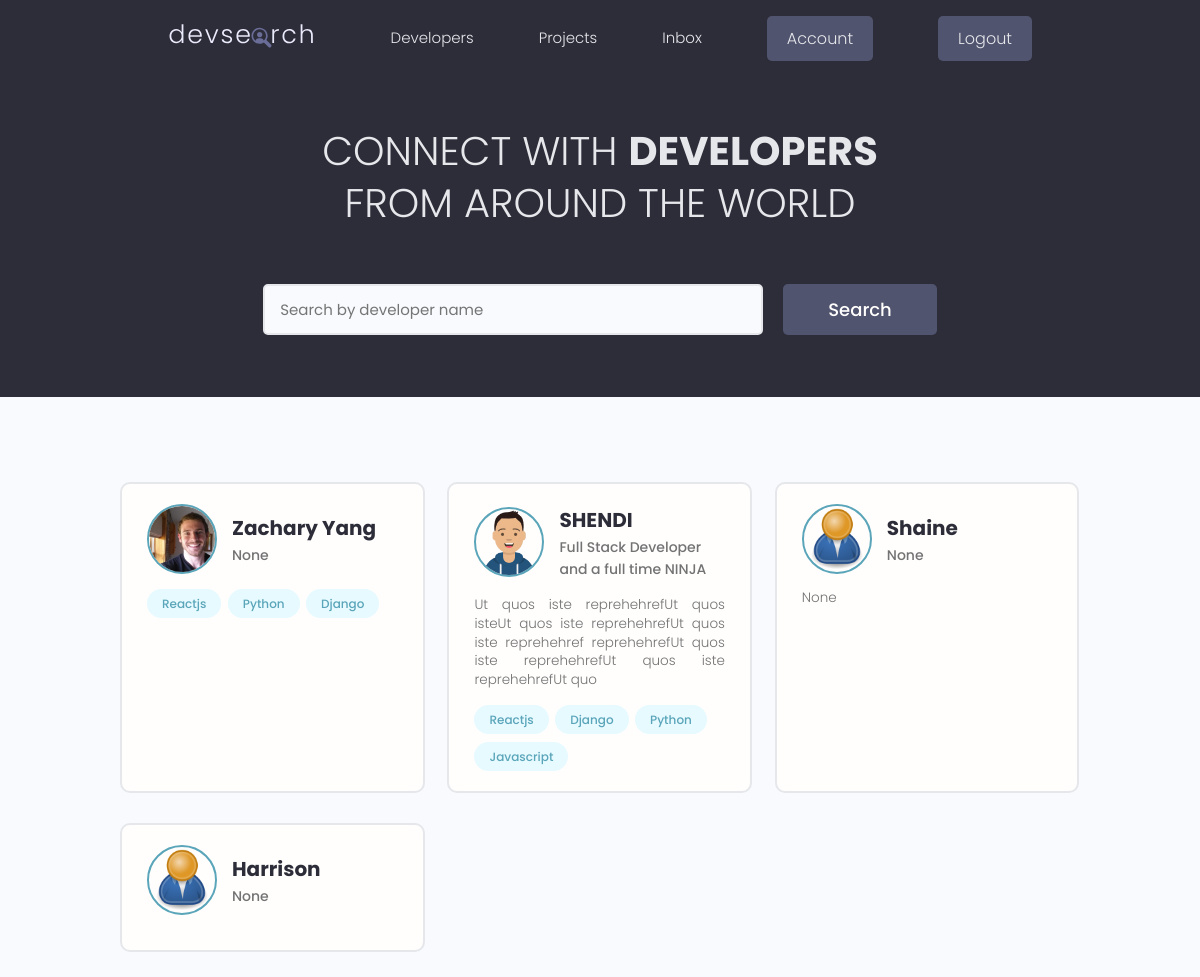
Screenshot of / (signed in) with the database file from the repository.
### users/models.py (models this page shows, shortened)
class Profile(models.Model):
    user = models.OneToOneField(User, on_delete=models.CASCADE)
    name = models.CharField(max_length=200, blank=True, null=True)
    email = models.EmailField(max_length=500, blank=True, null=True)
    username = models.CharField(max_length=200, blank=True, null=True)
    location = models.CharField(max_length=200, blank=True, null=True)
    short_intro = models.CharField(max_length=200, blank=True, null=True)
    bio = models.TextField(blank=True, null=True)
    profile_image = models.ImageField(
        null=True, blank=True, upload_to='profiles/', default='profiles/user-default.png')
    social_github = models.CharField(max_length=255, null=True, blank=True)
    social_twitter = models.CharField(max_length=255, null=True, blank=True)
    social_linkedin = models.CharField(max_length=255, null=True, blank=True)
    social_youtube = models.CharField(max_length=255, null=True, blank=True)
    social_website = models.CharField(max_length=255, null=True, blank=True)
    created = models.DateTimeField(auto_now_add=True)
    id = models.UUIDField(default=uuid.uuid4, unique=True,
                          primary_key=True, editable=False)

class Skill(models.Model):
    owner = models.ForeignKey(
        Profile, on_delete=models.CASCADE, blank=True, null=True)
    name = models.CharField(max_length=200, blank=True, null=True)
    description = models.TextField(blank=True, null=True)
    created = models.DateTimeField(auto_now_add=True)
    id = models.UUIDField(default=uuid.uuid4, unique=True,
                          primary_key=True, editable=False)
    def __str__(self):
        return str(self.name)

### users/views.py (the view)
# urls.py: path('', views.profiles, name='profiles'),
def profiles(request):
    profiles = Profile.objects.all()
    context = {'profiles': profiles}
    return render(request, 'users/profiles.html', context)

### users/templates/users/profiles.html (shortened to what this page needs)
{% extends 'main.html' %} {% load static %} {% block content %}
<main class="home">
  <section class="hero-section text-center">
    <div class="container container--narrow">
      <div class="hero-section__box">
        <h2>CONNECT WITH <span>DEVELOPERS</span></h2>
        <h2>FROM AROUND THE WORLD</h2>
      </div>
      <div class="hero-section__search">
        <form class="form" method="get">
          <div class="form__field">
            <input
              class="input input--text"
              id="formInput#search"
              type="text"
              name="search_query"
              value= "{{search_query}}"
              placeholder="Search by developer name"
            />
          </div>
          <input class="btn btn--sub btn--lg" type="submit" value="Search" />
        </form>
      </div>
    </div>
  </section>
  <section class="devlist">
    <div class="container">
      <div class="grid grid--three">
        {% for profile in profiles %}
        <div class="column card">
          <div class="dev">
            <a href="{% url 'profile' profile.id %}" class="card__body">
              <div class="dev__profile">
                <img
                  class="avatar avatar--md"
                  src="{{profile.profile_image.url}}"
                  alt="image"
                />
                <div class="dev__meta">
                  <h3>{{profile.name}}</h3>
                  <h5>{{profile.short_intro|slice:"60"}}</h5>
                </div>
              </div>
              <p class="dev__info">{{profile.bio|slice:"150"}}</p>
              <div class="dev__skills">
                {% for skill in profile.skill_set.all %}
                <span class="tag tag--pill tag--main">
                  <small>{{skill}}</small>
                </span>
                {% endfor %}
              </div>
            </a>
          </div>
        </div>
        {% endfor %}
      </div>
    </div>
  </section>
</main>
{% endblock content %}

### static/styles/app.css (style rules this page uses)
:root { --color-sub: #2d2d39; }
.btn--sub { background-color: var(--color-sub-light); }
.card { border: 2px solid var(--color-light); }
img { width: 100%; }
.hero-section { height: 40vh; display: flex; align-items: center; background-color: var(--color-sub); }
.hero-section__box { margin-bottom: 4rem; }
.hero-section__box > h2, .hero-section__box > h2 > span { font-size: 4rem; color: var(--color-light); line-height: 1.3; text-transform: uppercase; }
.hero-section__box > h2 { font-weight: 300; }
.hero-section__box > h2 > span { font-weight: 700; }
.hero-section__search > .form { display: flex; align-items: center; justify-content: center; gap: 2rem; }
.hero-section__search > .form input.input--text { width: 50rem; }
.devlist { margin-top: 8rem; }
.devlist .grid { align-items: stretch; }
.devlist .dev .dev__profile { display: flex; align-items: center; gap: 1.5rem; }
.devlist .dev .dev__meta h3 { color: var(--color-sub); font-size: 2rem; font-weight: 700; }
.devlist .dev .dev__meta h5 { color: var(--color-text); font-size: 1.4rem; font-weight: 500; }
.devlist .dev .dev__info { margin: 1.5rem 0; font-size: 1.35rem; line-height: 1.4; text-align: justify; }

### static/uikit/styles/modules/_variables.css (style rules this page uses)
:root { --color-main: #5aa5b9; --color-main-light: #e6faff; --color-sub: #3f4156; --color-sub-light: #51546e; --color-sub-lighter: #ededfd; --color-text: #737373; --color-gray: #8b8b8b; --color-light: #e5e7eb; --color-light-gray: #767676; --color-bg: #f8fafd; --color-white: #fffefd; --color-white-light: #f3f3f3; --color-success: #359e64; --color-success-bg: #def8e8; --color-error: #fc4b0b; --color-error-bg: #fff2ee; --font-base: 'Poppins', arial, helvetica, 'Segoe UI', roboto, ubuntu, sans-serif; --font-monospace: 'Fira Code', 'Courier New', courier, monospace; --font-regular: 300; --font-medium: 500; --font-bold: 700; --generic-shadow: 1px 1px 5px #00000010; --generic-transition: all 0.3s ease-in-out; }

### static/uikit/styles/modules/_base.css (style rules this page uses)
* { margin: 0; padding: 0; box-sizing: border-box; text-rendering: optimizeLegibility; color: inherit; font-size: inherit; }
html { font-size: 50%; }
@media only screen and (min-width: 480px) { html { font-size: 56.25%; } }
@media only screen and (min-width: 1200px) { html { font-size: 62.5%; } }
body { line-height: 1.6; font-weight: 400; font-size: 1.5rem; color: var(--color-text); background-color: var(--color-bg); min-height: 100vh; }

### static/uikit/styles/modules/_typography.css (style rules this page uses)
* { font-family: var(--font-base); }
h2 { font-size: 3.6rem; font-weight: var(--font-bold); }
h3 { font-size: 3.2rem; font-weight: var(--font-medium); }
h5 { font-size: 2.4rem; font-weight: var(--font-medium); }
h5, h6 { font-weight: var(--font-regular); }
p, span, strong { font-size: 1.6rem; color: var(--color-text); font-weight: var(--font-regular); }
a { padding-bottom: 2px; text-decoration: none; display: inline-block; color: var(--color-main); font-weight: var(--font-medium); }

### static/uikit/styles/modules/_utilities.css (style rules this page uses)
.container { width: 92%; max-width: 165rem; margin: 0 auto; box-sizing: border-box; }
.container--narrow { width: 92%; max-width: 120rem; }
@media screen and (min-width: 1000px) { .container { width: 90%; } }
@media screen and (min-width: 1000px) { .container--narrow { width: 85%; } }
@media screen and (min-width: 1200px) { .container { width: 80%; } }
@media screen and (min-width: 1200px) { .container--narrow { width: 72%; } }
.text-center { text-align: center; }

### static/uikit/styles/modules/_avatar.css (style rules this page uses)
.avatar { border-radius: 50%; border: 2px solid var(--color-main); object-fit: cover; }
.avatar--md { height: 7rem; width: 7rem; }

### static/uikit/styles/modules/_button.css (style rules this page uses)
.btn { display: inline-block; position: relative; cursor: pointer; background-color: var(--color-light); font-weight: var(--font-medium); color: var(--color-sub); text-decoration: none; padding: 1rem 2rem; border-radius: 0.5rem; border: none; width: -webkit-fit-content; width: -moz-fit-content; width: fit-content; height: -webkit-fit-content; height: -moz-fit-content; height: fit-content; font-size: 1.6rem; outline-width: 0; outline-color: transparent; -webkit-backface-visibility: hidden; backface-visibility: hidden; transition: all 0.3s ease-in-out; }
.btn--sub { background-color: var(--color-sub); color: var(--color-white); }
.btn--lg { font-size: 1.8rem; padding: 1.2rem 4.5rem; }

### static/uikit/styles/modules/_card.css (style rules this page uses)
.card { border-radius: 1rem; background-color: var(--color-white); border: 1.5px solid var(--color-light); width: auto; height: auto; margin-top: 0.5rem; margin-bottom: 0.5rem; overflow: hidden; }
.card__body, .card__header { padding: 2rem 2.5rem; }

### rows the page displays
Profile: profile_image (picture), name "Zachary Yang", short_intro "None"
Skill: name "Reactjs"
Skill: name "Python"
Skill: name "Django"
Profile: profile_image (picture), name "SHENDI", short_intro "Full Stack Developer and a full time NINJA", bio "Ut quos iste reprehehrefUt quos isteUt quos iste reprehehrefUt quos iste reprehehref reprehehrefUt quos iste reprehehrefUt quos iste reprehehrefUt quo"
Skill: name "Reactjs"
Skill: name "Django"
Skill: name "Python"
Skill: name "Javascript"
Profile: profile_image (placeholder picture), name "Shaine", short_intro "None", bio "None"
Profile: profile_image (placeholder picture), name "Harrison", short_intro "None"
